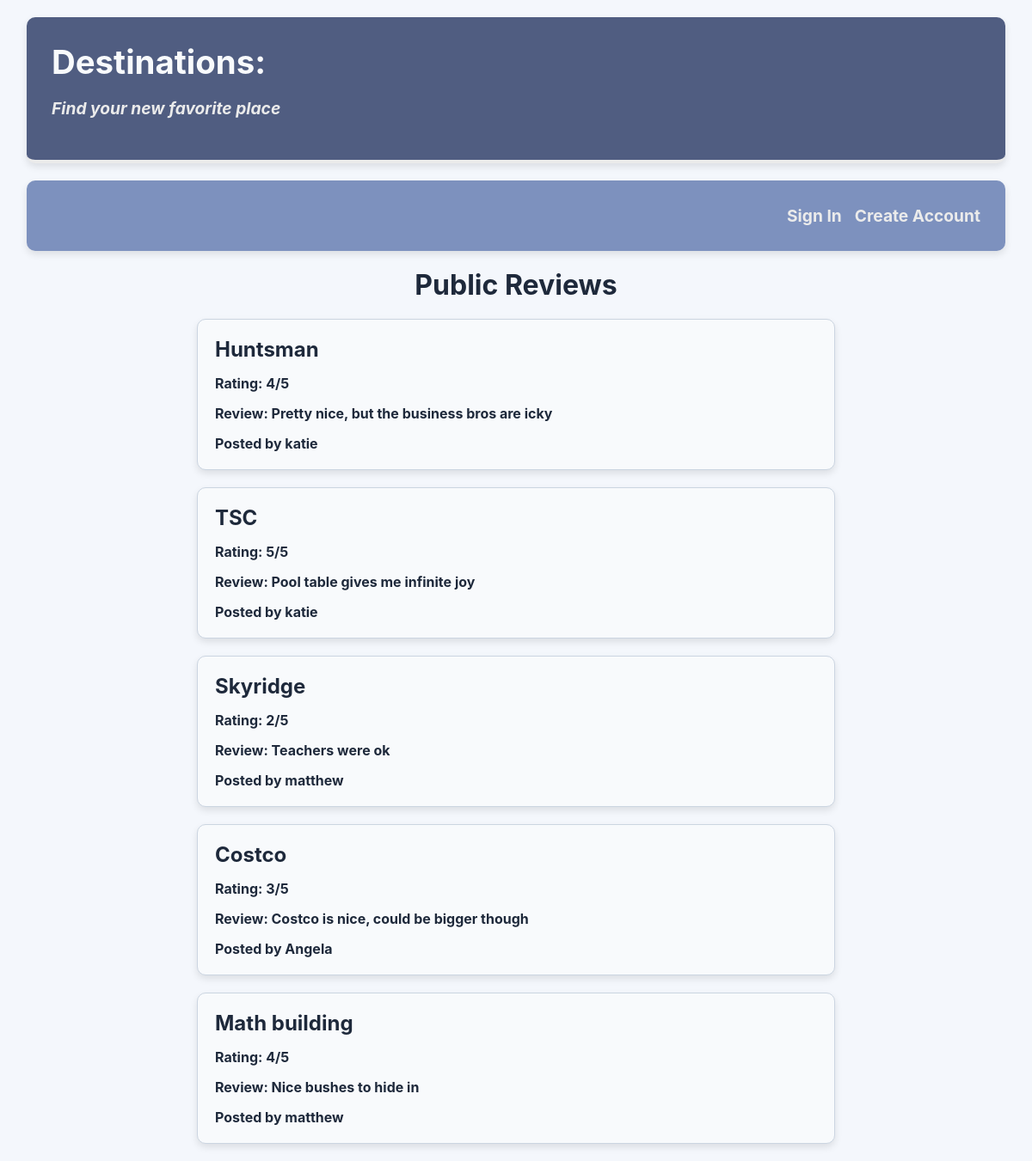
Before: / with the older database file.
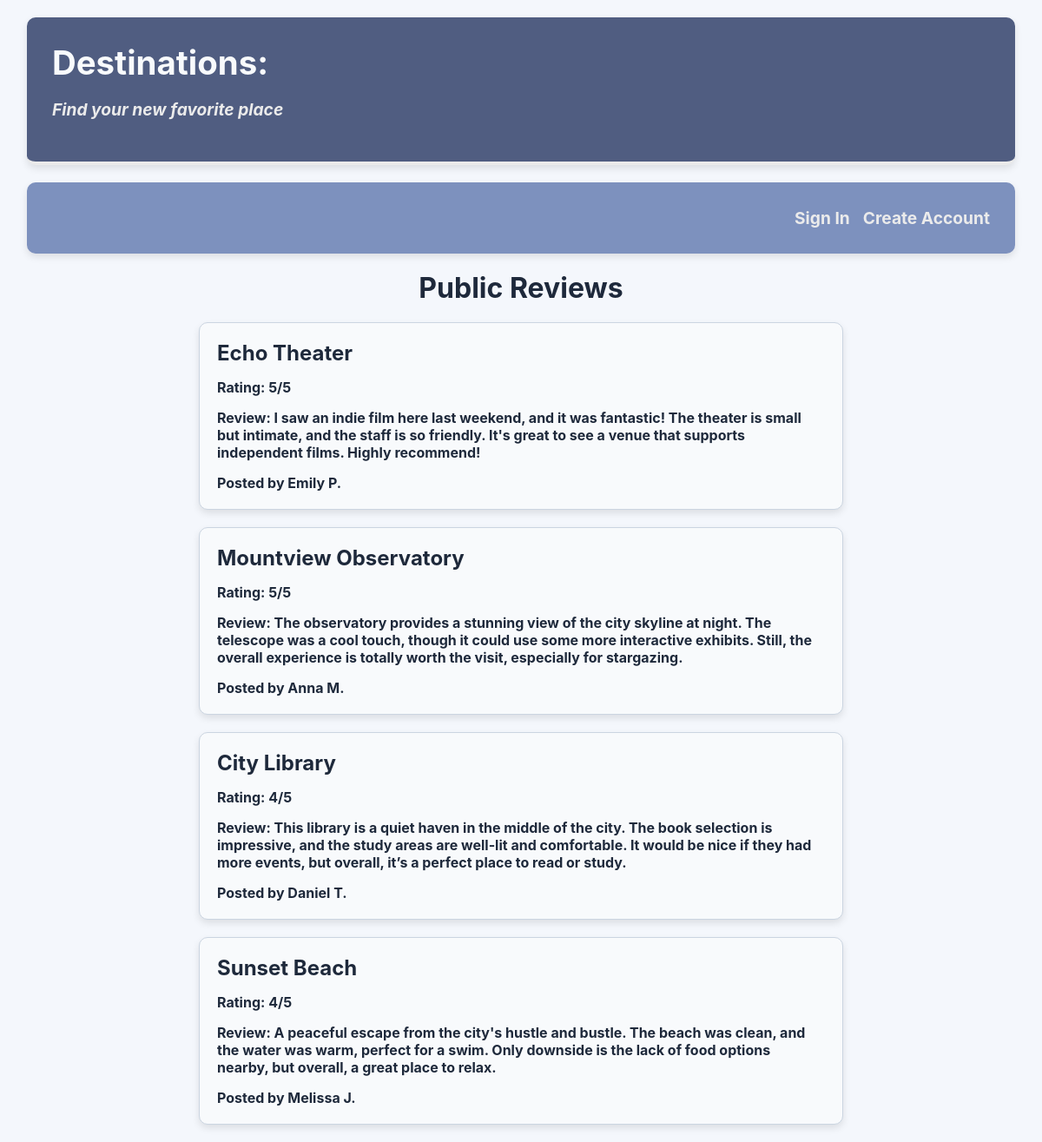
After: the same page with the newer database file.
### core/models.py (models this page shows)
class Destination(models.Model):
    id = models.BigAutoField(primary_key=True)
    place = models.CharField(max_length=100)
    review = models.CharField(max_length=5000)
    rating = models.SmallIntegerField()
    share_publicly = models.BooleanField(default=False)
    user = models.ForeignKey(User,on_delete=models.CASCADE,related_name="destination_user")

class User(models.Model):
    id = models.BigAutoField(primary_key=True)
    name = models.CharField(max_length=100)
    email = models.CharField(max_length=200)
    password_hash = models.CharField(max_length=500)

### core/views.py (the view)
# urls.py: path("", views.index, name="index"),
def index(request):
    token = request.COOKIES.get("token")
    if token:
        session = Session.objects.filter(session_token=token).first()
        if session:
            return redirect("/destinations/")
        else:
            return redirect("/sessions/new/")
    else:
        all_destinations = Destination.objects.filter(share_publicly=True)
        top_5_destinations = []
        for i in range(len(all_destinations)-1, 0, -1):
            if len(top_5_destinations) < 5:
                top_5_destinations.append(all_destinations[i])
        return render(request, "core/index.html", {"destinations": top_5_destinations})

### core/templates/core/index.html (shortened to what this page needs)
{% load static %}
<!DOCTYPE html>
<html lang="en">
<head>
    <link rel="stylesheet" href="{% static 'static/styles.css' %}">
</head>
<body>
    <div class="banner" id="primary-banner">
        <h1>
            Destinations:
        </h1>
        <h3>
            Find your new favorite place
        </h3>
    </div>
    <div class="banner" id="secondary-banner">
        <div id="banner-buttons">
            <a href="sessions/new/" class="inv-link">Sign In</a>
            <a href="users/new/" class="inv-link">Create Account</a>
        </div>
    </div>
    <div>
        <h1>Public Reviews</h1>
        {% if destinations %}
        {% for destination in destinations%}
        <div id="review">
            <div class="destination-info">
                <h2>
                    {{ destination.place }}
                </h2>
            </div>
            <div class="destination-info">
                Rating: {{ destination.rating }}/5
            </div>
            <div class="destination-info">
                Review: {{ destination.review }}
            </div>
            <div class="destination-info">
                Posted by {{ destination.user.name }}
            </div>
        </div>
        {% endfor %}
        {% else %}
        <div style="margin: 120px 0px 0px 0px"> No destinations yet</div>
        {% endif %}
    </div>
</body>
</html>

### Assignment3/static/styles.css (style rules this page uses)
:root { --background_color: #f4f7fc; --primary_color: #505d81; --secondary_color: #7d91be; --accent_color: #ebebeb; --text_color: #1e293b; --light_text_color: #f8fafc; --border_color: #cbd5e1; --border_radius: 10px; --transition_speed: 0.3s; --box_shadow: 0 4px 8px rgba(0, 0, 0, 0.1); }
body { background-color: var(--background_color); margin: 0; font-family: 'Inter', 'Segoe UI', Roboto, 'Open Sans', sans-serif; color: var(--text_color); text-align: center; }
h1, h2 { padding: 0px; margin: 0px; }
h3 { font-size: 1em; font-style: italic; color: var(--accent_color); }
.banner { padding: 20px; background: var(--secondary_color); color: var(--light_text_color); text-align: center; font-size: 1.2em; border-radius: var(--border_radius); margin: 20px auto; max-width: 90%; box-shadow: var(--box_shadow); }
#primary-banner { background-color: var(--primary_color); padding: 1.5em; color: var(--light_text_color); border-bottom: 4px solid var(--accent_color); text-align: left; }
#secondary-banner { background-color: var(--secondary_color); padding: 1.5em; color: var(--light_text_color); text-align: right; display: flex; justify-content: flex-end; }
#banner-buttons { display: flex; gap: 15px; }
a.inv-link { text-decoration: none; color: var(--accent_color); font-weight: bold; transition: color var(--transition_speed); }
#review { background-color: var(--light_text_color); border: 1px solid var(--border_color); border-radius: var(--border_radius); padding: 20px; max-width: 700px; margin: 20px auto; box-shadow: var(--box_shadow); display: flex; flex-direction: column; gap: 15px; }
.destination-info { font-weight: bold; text-align: left; color: var(--text_color); }

Changed rows visible on the page:
removed Destination: place "Huntsman", rating "4", review "Pretty nice, but the business bros are icky", user.name "katie"
removed Destination: place "TSC", rating "5", review "Pool table gives me infinite joy", user.name "katie"
removed Destination: place "Skyridge", rating "2", review "Teachers were ok", user.name "matthew"
removed Destination: place "Costco", rating "3", review "Costco is nice, could be bigger though", user.name "Angela"
removed Destination: place "Math building", rating "4", review "Nice bushes to hide in", user.name "matthew"
added Destination: place "Echo Theater", rating "5", review "I saw an indie film here last weekend, and it was fantastic! The theater is small but intimate, and the staff is so friendly. It's great to see a venue that supports independent films. Highly recommend!", user.name "Emily P."
added Destination: place "Mountview Observatory", rating "5", review "The observatory provides a stunning view of the city skyline at night. The telescope was a cool touch, though it could use some more interactive exhibits. Still, the overall experience is totally worth the visit, especially for stargazing.", user.name "Anna M."
now on this page (row edited): Destination: place "City Library", rating "4", review "This library is a quiet haven in the middle of the city. The book selection is impressive, and the study areas are well-lit and comfortable. It would be nice if they had more events, but overall, it’s a perfect place to read or study.", user.name "Daniel T."
now on this page (row edited): Destination: place "Sunset Beach", rating "4", review "A peaceful escape from the city's hustle and bustle. The beach was clean, and the water was warm, perfect for a swim. Only downside is the lack of food options nearby, but overall, a great place to relax.", user.name "Melissa J."
